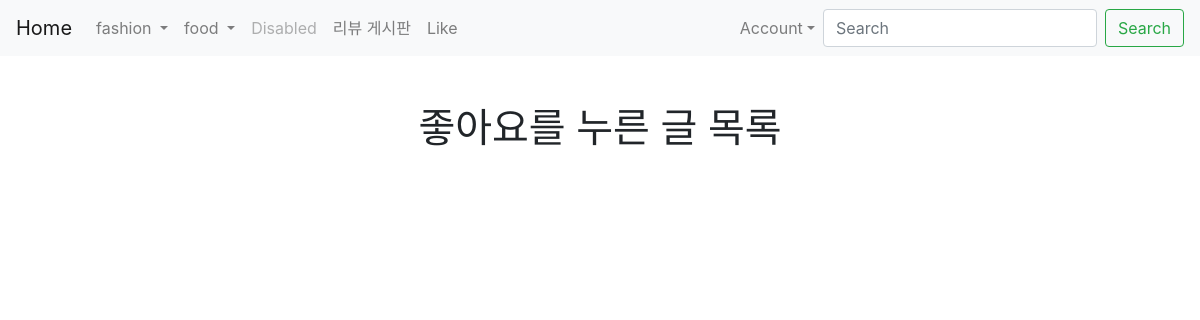
The page /posts/like_list/ (signed in) on the database as committed earlier.
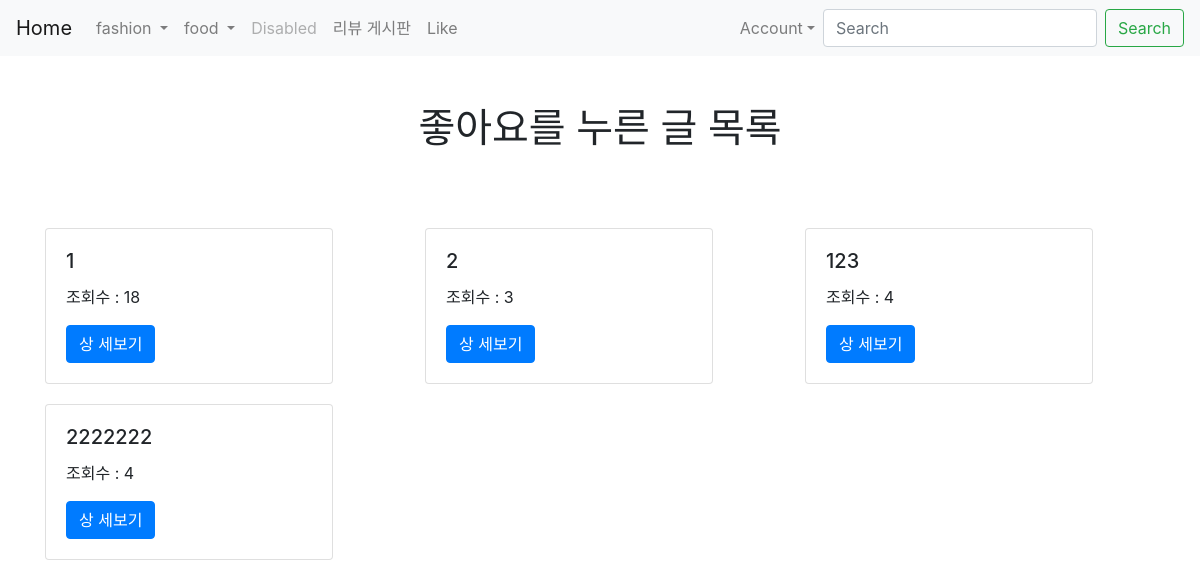
The same page on the database as committed later.
### posts/models.py (models this page shows, shortened)
class Like(models.Model):
    user = models.ForeignKey(User, on_delete=models.CASCADE)
    post = models.ForeignKey(Post, on_delete=models.CASCADE)
    created_at = models.DateTimeField(auto_now_add = True)
    updated_at = models.DateTimeField(auto_now = True)
    class Meta:
        unique_together = (('user','post'))

class Post(models.Model):
    title = models.CharField(max_length=50, null=False, verbose_name="상품명")
    content = models.TextField(verbose_name="상세보기")
    price = models.TextField(null = True, verbose_name="가격")
    remaining = models.TextField(null = True, verbose_name="재고")
    view_count = models.IntegerField(default = 0, verbose_name="조회수")
    created_at = models.DateTimeField(auto_now_add = True, verbose_name="생성시간")
    updated_at = models.DateTimeField(auto_now = True, verbose_name="수정시간")
    image = models.ImageField(upload_to = 'images/', null = True, verbose_name="상품사진", blank="true")
    user = models.ForeignKey(User, on_delete = models.CASCADE, null = True)
    like_user_set = models.ManyToManyField(User, blank=True, related_name='like_user_set', through='Like')

### posts/views.py (the view)
# urls.py: path('like_list/', like_list, name="like_list"),
@login_required
def like_list(request):
    likes = request.user.like_set.all()
    return render(request,'posts/like_list.html',{'likes':likes})

### posts/templates/posts/like_list.html
{% extends 'base.html' %}
{% load static %}
{% block content %}
{% include 'shared/_navbar.html' %}
{% if user.is_authenticated %}
    <div class="container">
    <center><br><br><h1>좋아요를 누른 글 목록<br><br></h1></center>
    <div class="row">
    {% for like in likes %}
        <div class="col-md-4 col-12">
            <div class="card" style="width: 18rem; margin-top: 20px;">
                <div class="card-body">
                    <h5 class="card-title">{{ like.post.title }}</h5>
                    <p>조회수 : {{ like.post.view_count }}</p>
                    <a href="{% url 'posts:show' like.post.pk %}" class="btn btn-primary">상 세보기</a>
                </div>
            </div>
        </div>
        {% endfor %}
    </div>
    {% else %}
    <h3>로그인 후 이용이 가능합니다.</h3>
    <a href="{% url 'account_login' %}" class="btn btn-warning">로그인</a>
    <a href="{% url 'account_signup' %}" class="btn btn-warning">회원가입</a>
    {% endif %}
</div>
{% endblock %}

Rows that differ between the two databases and show on the page:
added Like: post "1", post.view_count "18"
added Like: post "2", post.view_count "3"
added Like: post "123", post.view_count "4"
added Like: post "2222222", post.view_count "4"
